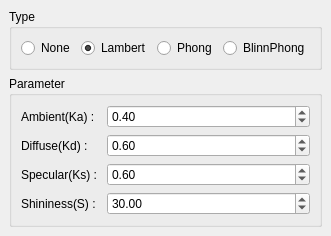
<?xml version="1.0" encoding="UTF-8"?>
<ui version="4.0">
 <class>ShadingControl</class>
 <widget class="QDockWidget" name="ShadingControl">
  <property name="geometry">
   <rect>
    <x>0</x>
    <y>0</y>
    <width>247</width>
    <height>221</height>
   </rect>
  </property>
  <property name="windowTitle">
   <string>Shading Control</string>
  </property>
  <widget class="QWidget" name="dockWidgetContents">
   <layout class="QGridLayout" name="gridLayout">
    <item row="0" column="0">
     <widget class="QGroupBox" name="shadingTypeGroupBox">
      <property name="title">
       <string>Type</string>
      </property>
      <layout class="QGridLayout" name="gridLayout_2">
       <item row="0" column="0">
        <layout class="QHBoxLayout" name="horizontalLayout">
         <item>
          <widget class="QRadioButton" name="noneRadioButton">
           <property name="text">
            <string>None</string>
           </property>
          </widget>
         </item>
         <item>
          <widget class="QRadioButton" name="lambertRadioButton">
           <property name="text">
            <string>Lambert</string>
           </property>
           <property name="checked">
            <bool>true</bool>
           </property>
          </widget>
         </item>
         <item>
          <widget class="QRadioButton" name="phongRadioButton">
           <property name="text">
            <string>Phong</string>
           </property>
          </widget>
         </item>
         <item>
          <widget class="QRadioButton" name="blinnPhongRadioButton">
           <property name="text">
            <string>BlinnPhong</string>
           </property>
          </widget>
         </item>
        </layout>
       </item>
      </layout>
     </widget>
    </item>
    <item row="1" column="0">
     <widget class="QGroupBox" name="shadingParameterGroupBox">
      <property name="title">
       <string>Parameter</string>
      </property>
      <layout class="QGridLayout" name="gridLayout_3">
       <item row="0" column="0">
        <layout class="QFormLayout" name="formLayout">
         <property name="fieldGrowthPolicy">
          <enum>QFormLayout::AllNonFixedFieldsGrow</enum>
         </property>
         <property name="labelAlignment">
          <set>Qt::AlignLeading|Qt::AlignLeft|Qt::AlignVCenter</set>
         </property>
         <item row="0" column="0">
          <widget class="QLabel" name="ambientLabel">
           <property name="text">
            <string>Ambient(Ka) : </string>
           </property>
          </widget>
         </item>
         <item row="1" column="0">
          <widget class="QLabel" name="diffuseLabel">
           <property name="text">
            <string>Diffuse(Kd) : </string>
           </property>
          </widget>
         </item>
         <item row="2" column="0">
          <widget class="QLabel" name="specularLabel">
           <property name="text">
            <string>Specular(Ks) : </string>
           </property>
          </widget>
         </item>
         <item row="3" column="0">
          <widget class="QLabel" name="label_4">
           <property name="text">
            <string>Shininess(S) : </string>
           </property>
          </widget>
         </item>
         <item row="0" column="1">
          <widget class="QDoubleSpinBox" name="AmbientDoubleSpinBox">
           <property name="maximum">
            <double>1.000000000000000</double>
           </property>
           <property name="singleStep">
            <double>0.010000000000000</double>
           </property>
           <property name="value">
            <double>0.400000000000000</double>
           </property>
          </widget>
         </item>
         <item row="1" column="1">
          <widget class="QDoubleSpinBox" name="DiffuseDoubleSpinBox">
           <property name="maximum">
            <double>1.000000000000000</double>
           </property>
           <property name="singleStep">
            <double>0.010000000000000</double>
           </property>
           <property name="value">
            <double>0.600000000000000</double>
           </property>
          </widget>
         </item>
         <item row="2" column="1">
          <widget class="QDoubleSpinBox" name="SpecularDoubleSpinBox">
           <property name="maximum">
            <double>1.000000000000000</double>
           </property>
           <property name="singleStep">
            <double>0.010000000000000</double>
           </property>
           <property name="value">
            <double>0.600000000000000</double>
           </property>
          </widget>
         </item>
         <item row="3" column="1">
          <widget class="QDoubleSpinBox" name="ShininessDoubleSpinBox">
           <property name="maximum">
            <double>100.000000000000000</double>
           </property>
           <property name="singleStep">
            <double>0.010000000000000</double>
           </property>
           <property name="value">
            <double>30.000000000000000</double>
           </property>
          </widget>
         </item>
        </layout>
       </item>
      </layout>
     </widget>
    </item>
    <item row="2" column="0">
     <spacer name="verticalSpacer">
      <property name="orientation">
       <enum>Qt::Vertical</enum>
      </property>
      <property name="sizeHint" stdset="0">
       <size>
        <width>20</width>
        <height>7</height>
       </size>
      </property>
     </spacer>
    </item>
   </layout>
  </widget>
 </widget>
 <resources/>
 <connections/>
</ui>
